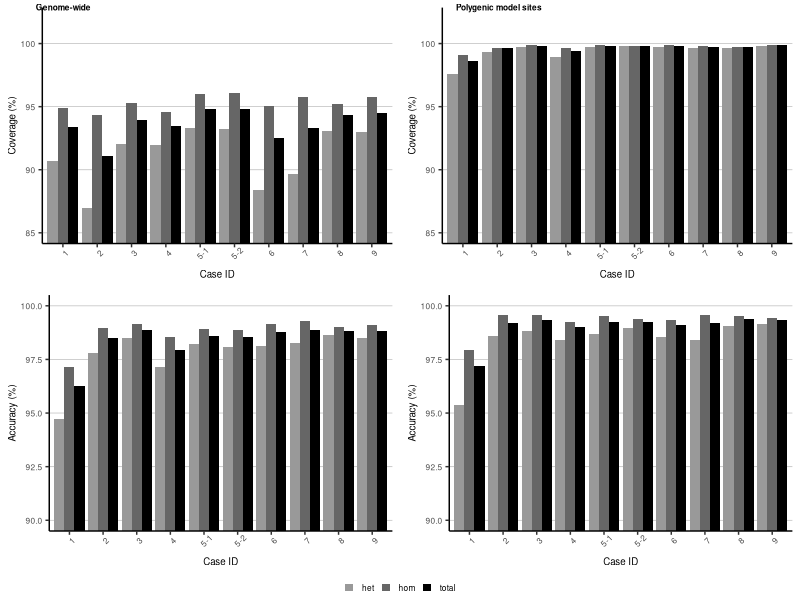

Generate this figure with R:
library(ggpubr)
library(ggplot2)

gwstats<-read.table("./data/figure1c_gw.txt", header=T)
prstats<-read.table("./data/figure1c_prs.txt", header=T)

#Generate Figure 1C
#Genome-wide coverage and error plots by genotype
cov<-ggplot(gwstats, aes(fill=gt, y=cov*100, x=index)) + geom_bar(position="dodge", stat="identity") + ylab("Coverage (%)") + xlab("Case ID")+scale_fill_manual(values = c("#999999","#666666","black")) + theme(legend.key.size = unit(0.25, 'cm'),legend.text=element_text(size=6), axis.text=element_text(size=6),axis.title=element_text(size=7),panel.grid.major.y = element_line(size=0.25, color="gray"), panel.grid.major.x = element_blank(), panel.background = element_blank(), axis.line = element_line(colour = "black"), legend.title=element_blank(),axis.text.x = element_text(angle = 45)) + coord_cartesian(ylim = c(85, 102))
error<-ggplot(gwstats, aes(fill=gt, y=(1-error)*100, x=index)) + geom_bar(position="dodge", stat="identity") + ylab("Accuracy (%)") + xlab("Case ID")+scale_fill_manual(values = c("#999999","#666666","black")) + theme(legend.key.size = unit(0.25, 'cm'),legend.text=element_text(size=6), axis.text=element_text(size=6),axis.title=element_text(size=7),panel.grid.major.y = element_line(size=0.25, color="gray"), panel.grid.major.x = element_blank(),panel.grid.minor = element_blank(), panel.background = element_blank(), axis.line = element_line(colour = "black"), legend.title=element_blank(),axis.text.x = element_text(angle = 45)) + coord_cartesian(ylim = c(90, 100))

#PRS cov and error plots
prscovbygt<-ggplot(prstats, aes(fill=gt, y=cov*100, x=index)) + geom_bar(position="dodge", stat="identity") + ylab("Coverage (%)") + xlab("Case ID")+scale_fill_manual(values = c("#999999","#666666","black")) + theme(legend.key.size = unit(0.25, 'cm'),legend.text=element_text(size=6), axis.text=element_text(size=6),axis.title=element_text(size=7),panel.grid.major.y = element_line(size=0.25, color="gray"), panel.grid.major.x = element_blank(), panel.grid.minor = element_blank(), panel.background = element_blank(), axis.line = element_line(colour = "black"), legend.title=element_blank(),axis.text.x = element_text(angle = 45)) + coord_cartesian(ylim = c(85, 102))
prserrorbygt<-ggplot(prstats, aes(fill=gt, y=(1-error)*100, x=index)) + geom_bar(position="dodge", stat="identity") + ylab("Accuracy (%)") + xlab("Case ID")+scale_fill_manual(values = c("#999999","#666666","black")) + theme(legend.key.size = unit(0.25, 'cm'),legend.text=element_text(size=6), axis.text=element_text(size=6),axis.title=element_text(size=7),panel.grid.major.y = element_line(size=0.25, color="gray"), panel.grid.major.x = element_blank(),panel.grid.minor = element_blank(), panel.background = element_blank(), axis.line = element_line(colour = "black"), legend.title=element_blank(),axis.text.x = element_text(angle = 45)) + coord_cartesian(ylim = c(90, 100))

#Put together in grid
combinedplot<-ggarrange(cov, prscovbygt,error,prserrorbygt,ncol=2,nrow=2,  common.legend=TRUE, legend=c("bottom"), labels=c("Genome-wide", "Polygenic model sites"), font.label=list(color="black", size=6),hjust=-0.65)
ggsave("./figures/coverage_error_bygt.png", plot=combinedplot, dpi=300, width=4.4, height=4.8, units=c("in"))
dev.off()
